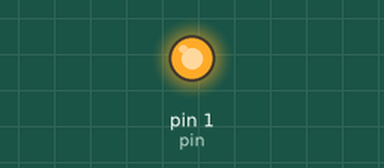
Bench run of a sketch on a simulated Arduino Uno, built with avr-gcc and run on an emulated ATmega328P. On the bench: output pins drawn as LEDs (lit = HIGH).

Above: at 0.5 s.
At 3.5 s:
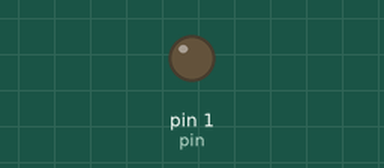
Timing chart, 0 to 7.8 s (numbered marks = the images above):
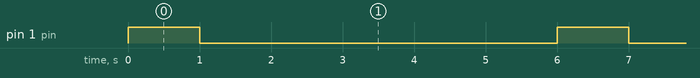

The sketch:

pinhighloop.ino
```cpp
  int pin = 1;

void setup()
{
  pinMode(pin, OUTPUT);
}

void loop()
{
  for (int i=1; i<=6; i++) {
    digitalWrite(i, HIGH);
    delay(1000);
    digitalWrite(i, LOW);

  }
}
```

Measured:
- by itself, pin 1 (pin): alternates HIGH for 1.0 s and LOW for 5.0 s
